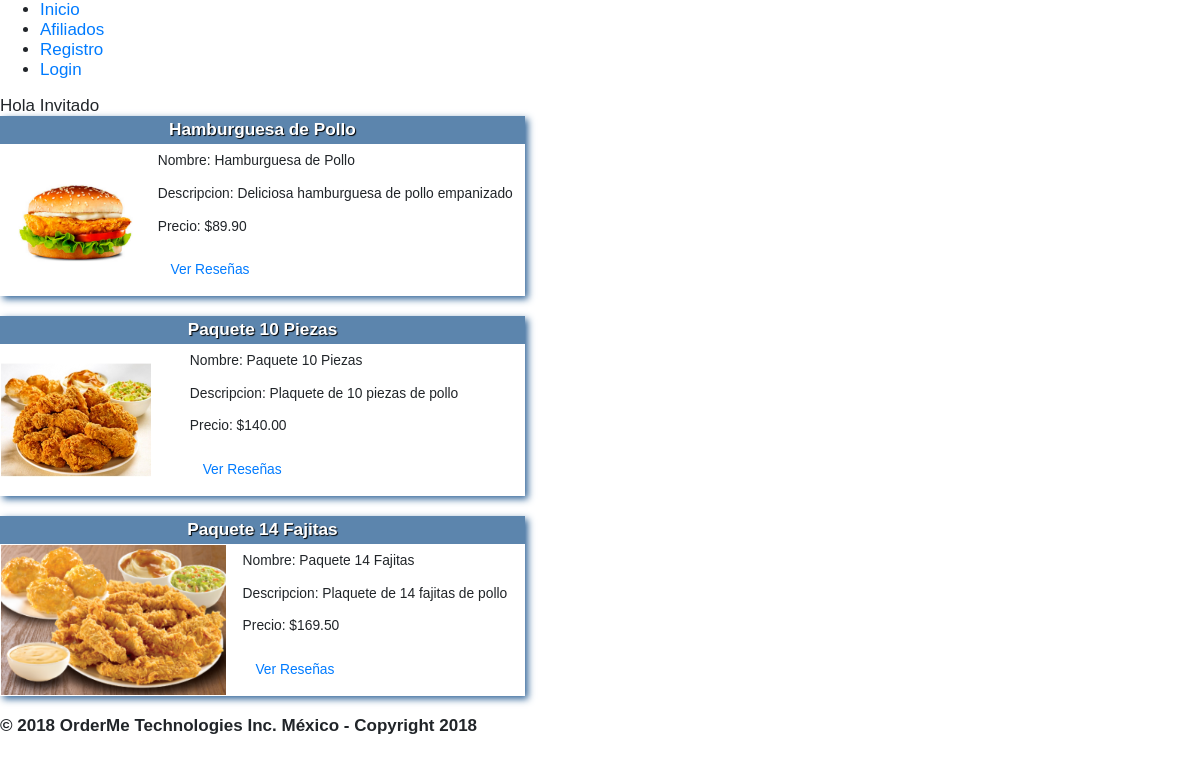
Screenshot of /platillo.php?id=suc0003 with the database file from the repository.
### tables this page shows
create table Platillo(
	id_platillo varchar(7),
    nombre varchar(40) not null,
    descripcion varchar(200) not null,
    precio float(5,2) not null,
    fotografia varchar(40) not null,
    constraint pk_platillo primary key (id_platillo)
);

### platillo.php (the view, shortened to what this page needs)
<!DOCTYPE html>
<html lang="es">
<head>
    <?php include('includes/links.php'); ?>
</head>
<?php
	include('includes/global.php');
	crearHeaders();
?>
<body>
	<?php
	include('connectmysql.php');
	if(isset($_GET['id']))
	{
		$id=$_GET['id'];
		$sqldata= mysqli_query($dbcon,"call VerTieneSucursal('$id')");
            while($row=mysqli_fetch_array($sqldata,MYSQLI_NUM)){
              	echo '<table class="tabla">';
              	echo '<tr><th colspan="4" class="titulo">'.utf8_encode($row[1]).'</th></tr>';
              	echo '<tr><td rowspan="4"><img src="comun/img/platillo/'.utf8_encode($row[4]).'" widht="150px" height="150px"></td>';
              	echo '<td>Nombre: '.utf8_encode($row[1]).'</td></tr>';
              	echo '<tr><td>Descripcion: '.utf8_encode($row[2]).'</td></tr>';
              	echo '<tr><td>Precio: $'.utf8_encode($row[3]).'</td></tr>';
              	echo '<tr><td class="enca">';
              	echo "<a href='resena.php?id=$row[0]'>Ver Reseñas";
				echo '</td><tr>';
              	echo '</table></br>';
            }
	}
	?>
</body>
</html>

### includes/links.php (shortened to what this page needs)
<link rel="stylesheet" type="text/css" href="comun/librerias/bootstrap/css/bootstrap.css">
<link rel="stylesheet" href="comun/css/estilos.css">

### includes/global.php (shortened to what this page needs)
<?php
	function crearHeaders(){
		if(@$_SESSION['user'] == 'administradorG'){
			include("includes/headerGlobal.php");
			echo "Hola Adm Global";
		}
		elseif (@$_SESSION['user']=='administradorR'){
			include("includes/headerLocal.php");
			echo "Hola Adm Local";
		}
		elseif (@$_SESSION['user']=='empleado'){
			include('includes/headerCliente.php');
			echo "Hola Empleado";
		}
		elseif (@$_SESSION['user']=='cliente'){
			include('includes/headerCliente.php');
			echo "Hola Cliente";
		}
		elseif (@!$_SESSION['user']) {
			include('includes/headerInvitado.php');
			echo "Hola Invitado";
		}
	}
?>

### includes/headerInvitado.php
<header>
	<nav>
		<ul title="Tabla de contenidos" class="navegador">
			<li><a href="inicio.php">Inicio</a></li>
			<li><a href="afiliado.php">Afiliados</a></li>
			<li><a href="registro.php">Registro</a></li>
			<li><a href="login.php">Login</a></li>
		</ul>
	</nav>
</header>

### comun/css/estilos.css (style rules this page uses)
body { font: 100% sans-serif; font-size: 1.0625em; }
p { width: 80%; }
.tabla { width: 38em; border-collapse: collapse; box-shadow: 3px 3px 7px #336699; font-size: .8125em; text-align: left; }
.titulo { text-align: center; font-size: 1.25em; font-weight: bold; padding: 0.20em 0; color: #FFF; background: #5C85AD; text-shadow: 1px 1px 1px #000; }
.enca { padding: .5em .15em .5em 1.0em; }

### rows the page displays
platillo: nombre "Hamburguesa de Pollo", fotografia (picture), descripcion "Deliciosa hamburguesa de pollo empanizado", precio "89.90"
platillo: nombre "Paquete 10 Piezas", fotografia (picture), descripcion "Plaquete de 10 piezas de pollo", precio "140.00"
platillo: nombre "Paquete 14 Fajitas", fotografia (picture), descripcion "Plaquete de 14 fajitas de pollo", precio "169.50"
